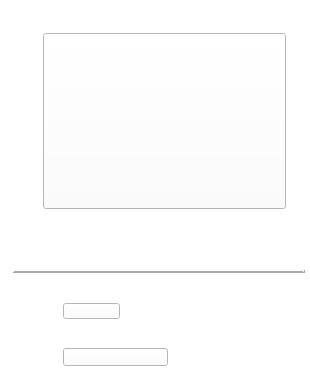
<?xml version="1.0" encoding="UTF-8"?>
<ui version="4.0">
 <class>VMWidget</class>
 <widget class="QWidget" name="VMWidget">
  <property name="geometry">
   <rect>
    <x>0</x>
    <y>0</y>
    <width>310</width>
    <height>392</height>
   </rect>
  </property>
  <property name="minimumSize">
   <size>
    <width>310</width>
    <height>392</height>
   </size>
  </property>
  <property name="maximumSize">
   <size>
    <width>310</width>
    <height>392</height>
   </size>
  </property>
  <property name="baseSize">
   <size>
    <width>310</width>
    <height>392</height>
   </size>
  </property>
  <property name="windowTitle">
   <string>Form</string>
  </property>
  <property name="styleSheet">
   <string notr="true">border-image: url();
background-color: rgb(255, 255, 255);</string>
  </property>
  <widget class="QWidget" name="widget" native="true">
   <property name="geometry">
    <rect>
     <x>3</x>
     <y>3</y>
     <width>304</width>
     <height>386</height>
    </rect>
   </property>
   <property name="styleSheet">
    <string notr="true">background-color: rgb(255, 255, 255);</string>
   </property>
   <widget class="QLabel" name="VMLabel">
    <property name="geometry">
     <rect>
      <x>40</x>
      <y>30</y>
      <width>243</width>
      <height>176</height>
     </rect>
    </property>
    <property name="minimumSize">
     <size>
      <width>243</width>
      <height>176</height>
     </size>
    </property>
    <property name="text">
     <string/>
    </property>
   </widget>
   <widget class="QPushButton" name="VMButton">
    <property name="geometry">
     <rect>
      <x>40</x>
      <y>30</y>
      <width>243</width>
      <height>176</height>
     </rect>
    </property>
    <property name="minimumSize">
     <size>
      <width>243</width>
      <height>176</height>
     </size>
    </property>
    <property name="text">
     <string/>
    </property>
   </widget>
   <widget class="QLabel" name="label_vmName">
    <property name="geometry">
     <rect>
      <x>100</x>
      <y>220</y>
      <width>101</width>
      <height>30</height>
     </rect>
    </property>
    <property name="sizePolicy">
     <sizepolicy hsizetype="Preferred" vsizetype="Fixed">
      <horstretch>0</horstretch>
      <verstretch>0</verstretch>
     </sizepolicy>
    </property>
    <property name="minimumSize">
     <size>
      <width>0</width>
      <height>30</height>
     </size>
    </property>
    <property name="font">
     <font>
      <family>Times New Roman</family>
      <pointsize>12</pointsize>
      <weight>75</weight>
      <bold>true</bold>
     </font>
    </property>
    <property name="styleSheet">
     <string notr="true">background-color: rgb(255, 255, 255);</string>
    </property>
    <property name="lineWidth">
     <number>0</number>
    </property>
    <property name="text">
     <string/>
    </property>
    <property name="textFormat">
     <enum>Qt::RichText</enum>
    </property>
    <property name="alignment">
     <set>Qt::AlignHCenter|Qt::AlignTop</set>
    </property>
   </widget>
   <widget class="Line" name="line">
    <property name="geometry">
     <rect>
      <x>10</x>
      <y>260</y>
      <width>292</width>
      <height>16</height>
     </rect>
    </property>
    <property name="frameShadow">
     <enum>QFrame::Raised</enum>
    </property>
    <property name="lineWidth">
     <number>2</number>
    </property>
    <property name="orientation">
     <enum>Qt::Horizontal</enum>
    </property>
   </widget>
   <widget class="QWidget" name="layoutWidget">
    <property name="geometry">
     <rect>
      <x>10</x>
      <y>286</y>
      <width>291</width>
      <height>91</height>
     </rect>
    </property>
    <layout class="QVBoxLayout" name="verticalLayout_2">
     <property name="spacing">
      <number>15</number>
     </property>
     <property name="leftMargin">
      <number>50</number>
     </property>
     <property name="rightMargin">
      <number>50</number>
     </property>
     <item>
      <widget class="QPushButton" name="run_pushButton">
       <property name="minimumSize">
        <size>
         <width>57</width>
         <height>16</height>
        </size>
       </property>
       <property name="maximumSize">
        <size>
         <width>57</width>
         <height>16</height>
        </size>
       </property>
       <property name="text">
        <string/>
       </property>
      </widget>
     </item>
     <item>
      <widget class="QPushButton" name="detail_pushButton">
       <property name="minimumSize">
        <size>
         <width>105</width>
         <height>18</height>
        </size>
       </property>
       <property name="maximumSize">
        <size>
         <width>105</width>
         <height>18</height>
        </size>
       </property>
       <property name="styleSheet">
        <string notr="true">QPushButton {
	border-image: url(:/new/index/image/check.png);
}
QPushButton:hover{
	border-image: url(:/new/index/image/check_hover.png);
}</string>
       </property>
       <property name="text">
        <string/>
       </property>
      </widget>
     </item>
    </layout>
   </widget>
  </widget>
 </widget>
 <resources/>
 <connections/>
</ui>
